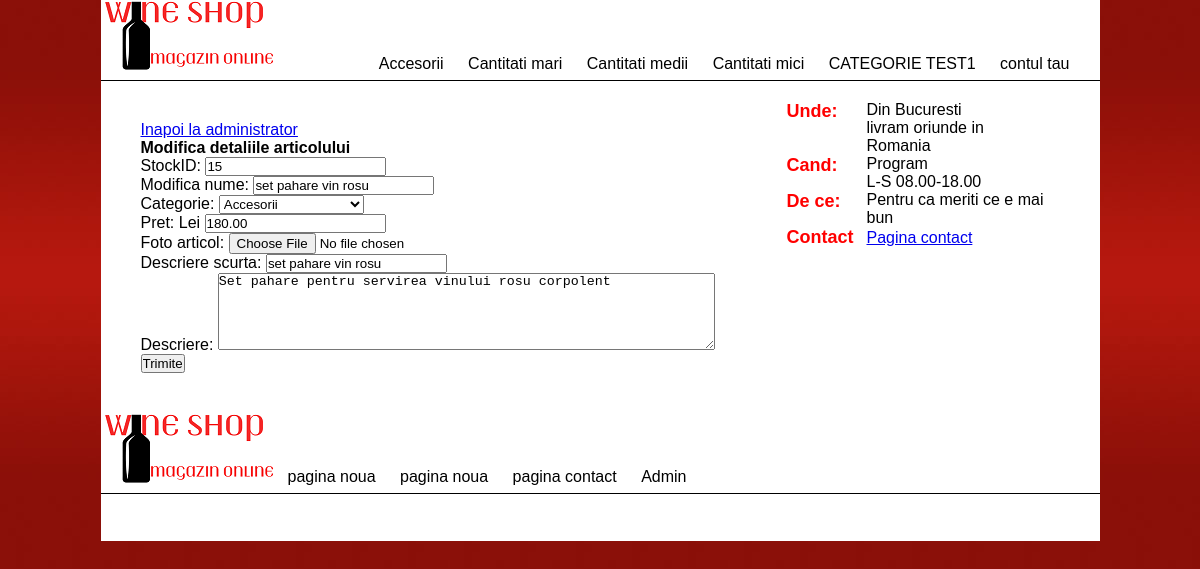
Page /index.php?page=edititem&stockID=15 (signed in) on the committed database.
### tables this page shows
CREATE TABLE `category` (
  `categoryID` int(1) NOT NULL,
  `name` varchar(255) NOT NULL
);

CREATE TABLE `stock` (
  `stockID` int(2) NOT NULL,
  `name` varchar(100) NOT NULL,
  `categoryID` int(2) NOT NULL,
  `price` decimal(5,2) NOT NULL,
  `thumbnail` varchar(100) NOT NULL,
  `bigphoto` varchar(100) DEFAULT NULL,
  `topline` varchar(200) NOT NULL,
  `description` varchar(1000) NOT NULL
);

### edititem.php (the view, shortened to what this page needs)
<?php
	include("dbconnect.php");
	$stock_sql = "SELECT stockID, name, categoryID, price, thumbnail, topline, description FROM stock WHERE stockID=".$_GET['stockID'];
		if($stock_query = mysqli_query($dbconnect, $stock_sql)) {
			$stock_result = mysqli_fetch_assoc($stock_query);
		}
?>
<div class="maincontent">
	<p><a href="index.php?page=admin">Inapoi la administrator</a></p>
	<h1>Modifica detaliile articolului</h1>
	<form method="post" action="index.php?page=edititemconfirm" enctype="multipart/form-data">
		<p>StockID: <input type="text" name="stockID" value="<?php echo $stock_result['stockID']; ?> " /></p>
		<p>Modifica nume: <input type="text" name="name" value="<?php echo $stock_result['name']; ?>" /></p>
		<p>Categorie: <select name="categoryID">
			<?php $catlist_sql = "SELECT * FROM category";
				$catlist_query = mysqli_query($dbconnect, $catlist_sql);
				$catlist_result = mysqli_fetch_assoc($catlist_query);
				do { ?>
					<option value="<?php echo $catlist_result['categoryID']; ?>"
					><?php echo $catlist_result['name']; ?></option>
				<?php }	while ($catlist_result=mysqli_fetch_assoc($catlist_query));
		?></select>
		</p>
		<p>Pret: Lei <input type="text" name="price" value="<?php echo $stock_result['price']; ?>" /></p>
		<p>Foto articol: <input type="file" name="fileToUpload" id="fileToUpload" value="<?php echo $stock_result['thumbnail']; ?>" /></p>
		<p>Descriere scurta: <input type="text" name="topline" value="<?php echo $stock_result['topline']; ?>" /></p>
		<p>Descriere: <textarea name="description" cols=60 rows=5><?php echo $stock_result['description']; ?></textarea></p>
		<input type="submit" name="submit" value="Trimite" />
	</form>
</div>

### header.php
<div class="header">
    <div class="logo">
		<a href="index.php"><img src="images/logo1.png" alt="Wine Shop logo" /></a>
    </div>
		<div class="navigation">
			<?php
				$cat_sql = "SELECT * FROM category";
				$cat_query = mysqli_query($dbconnect, $cat_sql);
				$cat_result = mysqli_fetch_assoc($cat_query);
			?>
		<p><?php
			do {
			?>
			<a href="index.php?page=category&categoryID=<?php echo $cat_result['categoryID']; ?>"><?php echo $cat_result['name']; ?></a>
				<?php
			} while ($cat_result=mysqli_fetch_assoc($cat_query))
				?>
			<a href="index.php?page=user">contul tau</a>
        </p>
		</div>
</div>

### styles.css (style rules this page uses)
* { margin:0px; padding:0px; }
body { background-image:url(images/bg.jpg); font-family:Arial, Helvetica, sans-serif; }
p { font-family:Arial, Helvetica, sans-serif; }
.header { width:999px; height:80px; border-bottom-width:1px; border-bottom-color:#000; border-bottom-style:solid; }
.logo { float:left; }
.navigation { float:right; margin-top:55px; margin-right:20px; }
.maincontent { width:600px; float:left; padding:20px; }
.navigation a:link { text-decoration:none; color:#000; font-family:Arial, Helvetica, sans-serif; margin: 0px 10px 0px 10px; }
h1 { font-family:Arial, Helvetica, sans-serif; font-size: 16px; font-weight: bold; }

### rows in the picture
category: name "Accesorii"
category: name "Cantitati mari"
category: name "Cantitati medii"
category: name "Cantitati mici"
category: name "CATEGORIE TEST1"
stock: stockID "15", name "set pahare vin rosu", price "180.00", topline "set pahare vin rosu", description "Set pahare pentru servirea vinului rosu corpolent"

### other values in the picture
form field categoryID "Accesorii"
